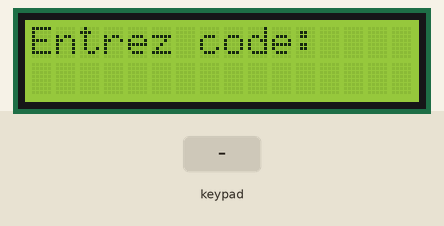
Bench run of a sketch on a simulated ESP32. Shown: 16×2 character LCD. The inputs (shaded band) are chosen by the test bench. What the sketch prints to the serial monitor is not drawn.

Above: at 0.1 s.
2.3 s: keypad keys 7 6 5 4 # pressed 0.4 s apart
At 5.3 s:
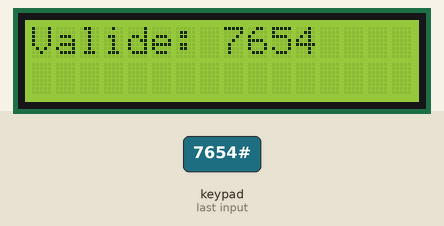
5.8 s: keypad keys 7 6 5 4 * pressed 0.4 s apart
At 8.0 s:
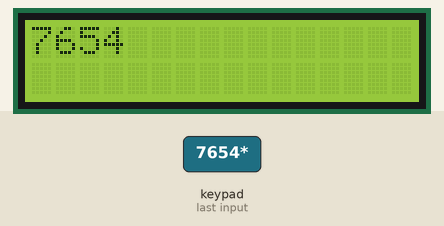
9.3 s: keypad keys 3 2 1 0 * pressed 0.4 s apart
At 11.6 s:
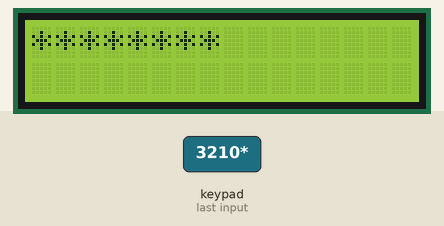
12.8 s: key 'D' pressed
At 13.8 s:
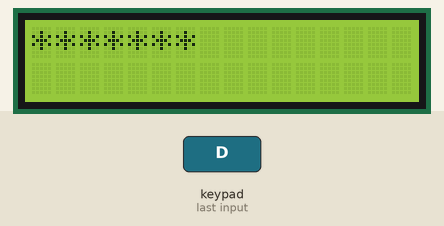
14.3 s: keypad keys 7 6 5 4 A pressed 0.4 s apart
At 16.6 s:
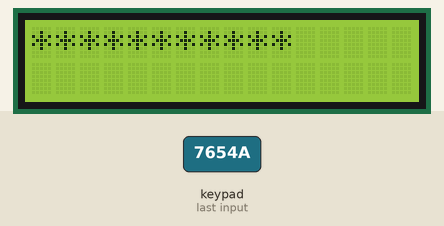
17.8 s: key '8' pressed
At 18.7 s:
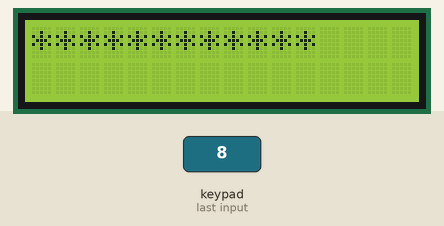
Timing chart, 0 to 20.3 s (numbered marks = the images above; inputs shaded):
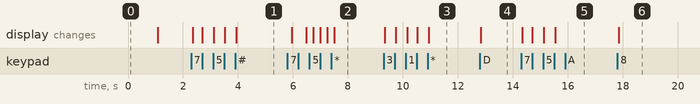

Measured:
- after the input at 2.3 s, the display: first changes after 0.05 s (image 1 shows a later state)
- after the input at 5.8 s, the display: first differs from a run without the input after 0.68 s (image 2 shows a later state)
- after the input at 9.3 s, the display: first changes at once (image 3 shows a later state)
- after the input at 12.8 s, the display: changes at once (image 4)
- after the input at 14.3 s, the display: first changes after 0.05 s (image 5 shows a later state)
- after the input at 17.8 s, the display: changes after 0.05 s (image 6)

The sketch:

ScannerI2CKeypadLiquidCrystal.ino
```cpp
#include <Wire.h>
#include <Keypad.h>
#include <Keypad_I2C.h>
#include <LiquidCrystal_I2C.h>

// =======================
// Configuration I2C
// =======================
#define I2C_SDA 21
#define I2C_SCL 22

// =======================
// Adresse du PCF8574 pour le clavier I2C
// =======================
#define PCF8574_ADDR 0x20

// =======================
// Clavier 4x4
// =======================
const byte ROWS = 4; // 4 lignes
const byte COLS = 4; // 4 colonnes

// Mappage des touches
char keys[ROWS][COLS] = {
  {'1','2','3','A'},
  {'4','5','6','B'},
  {'7','8','9','C'},
  {'*','0','#','D'}
};

// Correspondance des pins du PCF8574 (adaptées à ta configuration)
byte rowPins[ROWS] = {7, 6, 5, 4}; // Lignes
byte colPins[COLS] = {3, 2, 1, 0}; // Colonnes

// Création de l'objet Keypad_I2C
Keypad_I2C myKeypad(makeKeymap(keys), rowPins, colPins, ROWS, COLS, PCF8574_ADDR);

// =======================
// LCD I2C (adresse 0x25)
// =======================
LiquidCrystal_I2C lcd(0x25, 16, 2);  // Écran LCD 16x2

// =======================
// Variables Globales pour le clavier/LCD
// =======================
String userInput = "";          // Chaîne saisie par l'utilisateur
const byte MAX_LENGTH = 16;     // Longueur maximale de saisie
bool maskInput = true;          // true = affichage masqué, false = affichage clair

// =======================
// Variables pour l'analyse I2C
// =======================
unsigned long lastScan = 0;
const unsigned long scanInterval = 5000;  // Intervalle de scan : 5000 ms

// =======================
// SETUP
// =======================
void setup() {
  Serial.begin(115200);

  // Initialisation du bus I2C sur l'ESP32 (GPIO 21 et 22)
  Wire.begin(I2C_SDA, I2C_SCL);

  // Initialisation du clavier I2C
  myKeypad.begin(makeKeymap(keys));

  // Initialisation du LCD
  lcd.init();
  lcd.backlight();
  lcd.clear();
  lcd.print("Entrez code:");
  delay(1000);
  lcd.clear();

  // Message initial du scanner I2C
  Serial.println("\nI2C Scanner");
}

// =======================
// LOOP
// =======================
void loop() {
  // Gestion du clavier
  char key = myKeypad.getKey();

  if (key) {
    Serial.print("Touche: ");
    Serial.println(key);

    if (key == '*') {
      // Bascule entre affichage masqué et clair
      maskInput = !maskInput;
    }
    else if (key == 'D') {
      // Suppression du dernier caractère
      if (userInput.length() > 0) {
        userInput.remove(userInput.length() - 1, 1);
      }
    }
    else if (key == '#') {
      // Validation de la saisie
      lcd.clear();
      lcd.print("Valide: ");
      lcd.print(userInput);
      delay(2000);

      // Réinitialisation de la saisie et remise du masquage
      userInput = "";
      maskInput = true;
      lcd.clear();
      lcd.print("Entrez code:");
    }
    // On accepte uniquement les chiffres
    else if (key >= '0' && key <= '9') {
      if (userInput.length() < MAX_LENGTH) {
        userInput += key;
      }
    }

    // Mise à jour de l'affichage du LCD
    lcd.clear();
    if (maskInput) {
      String masked = "";
      for (int i = 0; i < userInput.length(); i++) {
        masked += "*";
      }
      lcd.print(masked);
    }
    else {
      lcd.print(userInput);
    }
  }

  // Analyse périodique du bus I2C (toutes les 5 secondes)
  if (millis() - lastScan >= scanInterval) {
    Serial.println("Scanning...");
    int nDevices = 0;
    for (byte address = 1; address < 127; address++) {
      Wire.beginTransmission(address);
      byte error = Wire.endTransmission();
      if (error == 0) {
        Serial.print("I2C device found at address 0x");
        if (address < 16) {
          Serial.print("0");
        }
        Serial.println(address, HEX);
        nDevices++;
      }
      else if (error == 4) {
        Serial.print("Unknown error at address 0x");
        if (address < 16) {
          Serial.print("0");
        }
        Serial.println(address, HEX);
      }
    }
    if (nDevices == 0) {
      Serial.println("No I2C devices found\n");
    }
    else {
      Serial.println("done\n");
    }
    lastScan = millis();
  }

  delay(50);  // Petit délai anti-rebond
}
```
